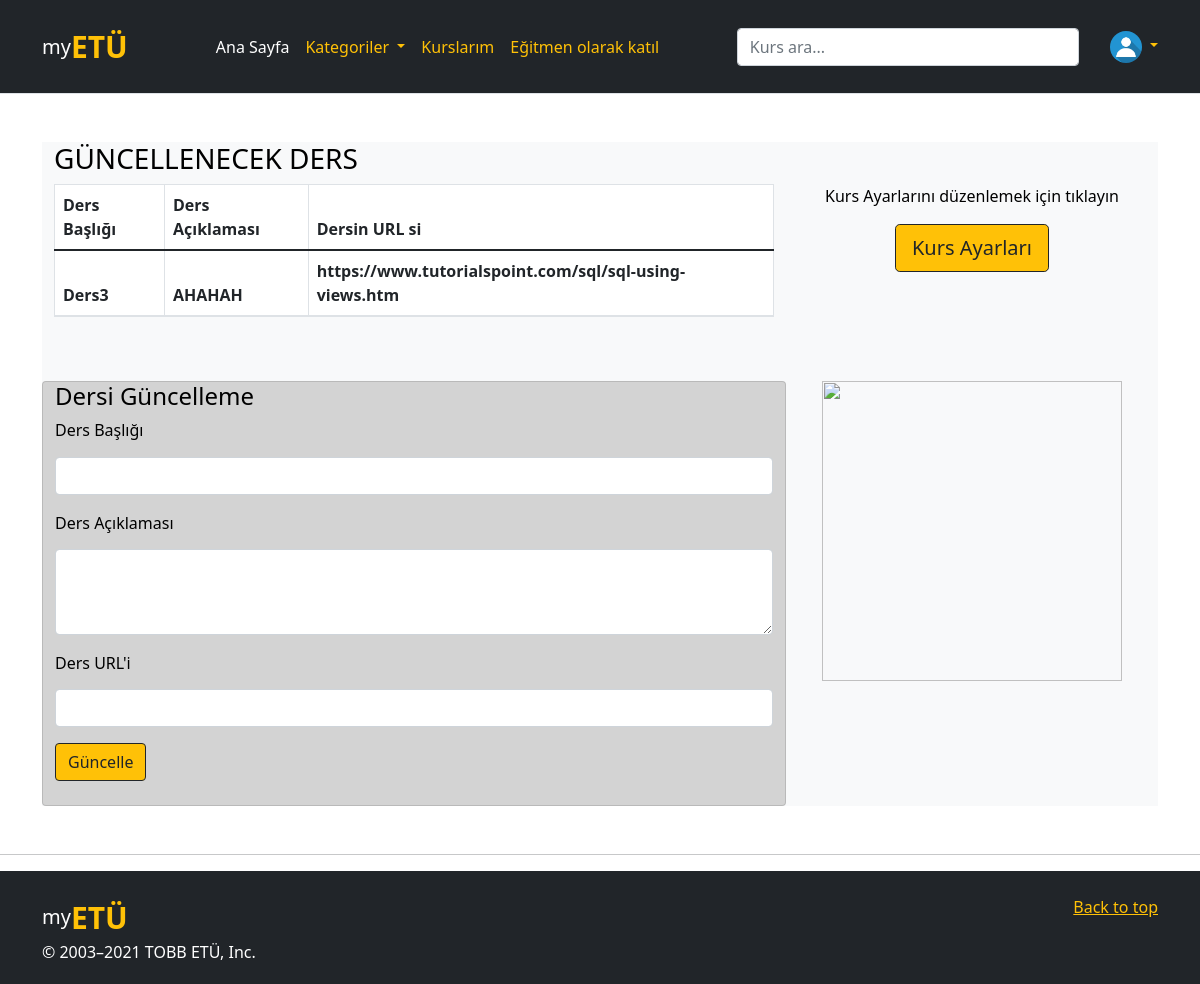
Page /ders_update/3 (signed in) on the committed database.
### website/models.py (models this page shows, shortened)
class User(db.Model, UserMixin):
    id = db.Column(db.Integer, primary_key=True, nullable=False)
    email = db.Column(db.String(150), unique=True, nullable=False)
    password = db.Column(db.String(150), nullable=False)
    first_name = db.Column(db.String(50), nullable=False)
    last_name = db.Column(db.String(50), nullable=False)
    date = db.Column(db.DateTime(timezone=True), default=func.now())
    role = db.Column(db.Integer, default = 0)
    unvan = db.Column(db.String(40))
    adres = db.Column(db.String(50))
    telefon = db.Column(db.String(12))
    github = db.Column(db.String(40))
    twitter = db.Column(db.String(40))
    instagram = db.Column(db.String(40))
    linkedin = db.Column(db.String(40))
    subscriptions = db.relationship('Kurs', secondary = 'subs', backref = db.backref('subscribers', lazy = 'dynamic'))
    kurs_yorumlar = db.relationship('KursYorum')
    ders_yorumlar = db.relationship('DersYorum')
    image_file = db.Column(db.String(20), nullable=False, default='default.jpg')

class Ders(db.Model):
    id = db.Column(db.Integer, primary_key = True)
    video_url = db.Column(db.String(1000))
    baslik = db.Column(db.String(100), nullable = False)
    aciklama = db.Column(db.String(100))
    date = db.Column(db.DateTime(timezone=True), default=func.now())
    kurs_id = db.Column(db.Integer, db.ForeignKey('kurs.id'))

### website/views.py (the view, shortened to what this page needs)
@views.route('/ders_update/<int:id>', methods=['GET', 'POST'])
@login_required
def dersi_update(id):
    ders = Ders.query.filter_by(id=id).first()
    kurs = Kurs.query.filter_by(id=ders.kurs_id).first()
    return render_template("ders_update.html", user=current_user, ders=ders, kurs=kurs)

### website/__init__.py (called while the page is built)
@login_manager.user_loader
def load_user(id):
    return User.query.get(int(id))

### website/templates/ders_update.html (shortened to what this page needs)
{% extends "temel.html" %} {% block title %}Hesap{% endblock %} {% block content
    %}
    <div class="container mt-5 btn-light">
        <div class="row">
            <div class="col-sm-8">
                <h3>GÜNCELLENECEK DERS</h3>
            </div>
            <div class="col-sm-4"> </div>
        </div>
        <div class="row">
            <div class="col-sm-8">
                <table id="productTable" class="table table-bordered table-condensed table-striped text-dark bg-white">
                    <thead>
                        <tr>
                            <th>Ders Başlığı</th>
                            <th>Ders Açıklaması</th>
                            <th>Dersin URL si</th>
                        </tr>
                    </thead>
                    <thead>
                        <tr>
                            <th>{{ders.baslik}}</th>
                            <th>{{ders.aciklama}}</th>
                            <th>{{ders.video_url}}</th>
                        </tr>
                    </thead>
                </table>
            </div>
            <div class="col-sm-4 text-center">
                <P class="text-center">Kurs Ayarlarını düzenlemek için tıklayın</P>
                <form action="/kurs_ayarlari/{{kurs.id}}">
                    <input type="submit" value="Kurs Ayarları" id="kaydol"
                        class="btn btn-lg btn-outline-dark btn-warning" />
                </form>
            </div>
        </div>
        <div class="row mt-5">
            <div class="col-sm-8 card" style="background-color: lightgray">
                <h4>Dersi Güncelleme</h4>
                <form method="POST">
                <div class="panel" >
                    <div class="panel-body">
                        <div class="form-group">
                            <label for="productname">
                                <h6>Ders Başlığı</h6>
                            </label>
                            <input type="text" class="form-control"
                                name="baslik" id="productname" />
                        </div>
                         <div class="form-group">
                            <label for="introdate">
                                <h6>Ders Açıklaması</h6>
                            </label>
                            <textarea type="text" class="form-control" id="introdate"
                            name="aciklama" rows="3"></textarea>
                        </div>
                        <div class="form-group">
                            <label for="url">
                                <h6>Ders URL'i</h6>
                            </label>
                            <input type="url" name="url" class="form-control"  id="url" />
                        </div>
                    </div>
                    <div class="panel-footer">
                        <div class="row">
                            <div class="col-xs-12">
                                <button type="submit" id="ekle" class="btn btn-warning btn-outline-dark">
                                    Güncelle
                                </button>
                            </div>
                        </div>
                    </div>
                    <br>
                </form>
                </div>
            </div>
            <div class="col-sm-4 text-center">
                <img  width="300" height="300" src="https://www.nicepng.com/png/detail/248-2488670_learning-vector-education-png-transparent-library-different-industries.png" alt="">
            </div>
        </div>
    </div>
    {% endblock %}

### website/templates/temel.html (shortened to what this page needs)
<!DOCTYPE html>
<html>
<head>
    <link rel="stylesheet" href="https://stackpath.bootstrapcdn.com/bootstrap/4.4.1/css/bootstrap.min.css"
 />
    <link rel="stylesheet" href="https://stackpath.bootstrapcdn.com/font-awesome/4.7.0/css/font-awesome.min.css"
 />
    <link href="https://cdn.jsdelivr.net/npm/bootstrap@5.0.2/dist/css/bootstrap.min.css" rel="stylesheet"
>
</head>
<body>
    <header class="p-4 mb-3 border-bottom bg-dark text-white">
        <div class="container">
            <div class="d-flex flex-wrap align-items-center justify-content-center justify-content-lg-start">
                <a href="/" style="font-size: 20px;"
                    class="d-flex align-items-center mb-2 mb-lg-0 text-white text-decoration-none">my<span
                        style="font-weight: bold; font-size: 30px;" class="text-warning">ETÜ</span></a>
                <ul class=" text-warning nav col-12 col-lg-auto me-lg-auto mb-2 justify-content-center mb-md-0">
                    <li><a href="/" class="nav-link px-2 text-white">Ana Sayfa</a></li>
                    <li class="dropdown"><a class="dropdown-toggle nav-link px-2 text-warning" data-toggle="dropdown" href="#">Kategoriler </a>
                    </li>
                    <li><a href="/kurslarım" class="nav-link px-2 text-warning">Kurslarım</a></li>
                    {% if current_user.role == 0 %}
                    <li><a href="/egitmen_ol" class="nav-link px-2 text-warning">Eğitmen olarak katıl</a></li>
                    {% else %}
                    <li><a href="/egitmenkurslari" class="nav-link px-2 text-warning">Yayınlanan Kurslar</a></li>
                    {% endif %}
                </ul>
                <form class="col-12 col-lg-4 mb-3 mb-lg-0 me-lg-3" method="POST">
                    <input type="search" class="form-control form-control-dark" placeholder="Kurs ara..."
                        aria-label="Search" name=arama id=arama>
                </form>
                <div class="dropdown text-right">
                    <a href="#" class="d-block link-warning text-decoration-none dropdown-toggle " id="dropdownUser1"
                        data-bs-toggle="dropdown" aria-expanded="false">
                        <img src="../static/profile_pics/{{current_user.image_file}}" alt="mdo" width="32" height="32"
                            class="rounded-circle">
                    </a>
                </div>
            </div>
        </div>
    </header>
    <div class="container">{% block content %} {% endblock %}</div>
    <hr class="featurette-divider bg-dark mt-5">
    <div class="bg-dark pt-4 pb-1  ">
        <footer class="container bg-dark ">
            <p class="float-end"><a class="text-warning" href="#">Back to top</a></p>
            <a href="/" style="font-size: 20px;"
                class="d-flex align-items-center mb-2 mb-lg-0 text-white text-decoration-none">my<span
                    style="font-weight: bold; font-size: 30px;" class="text-warning">ETÜ</span></a>
            <p class="text-white">&copy; 2003–2021 TOBB ETÜ, Inc.</p>
        </footer>
    </div>
</body>

### rows in the picture
User: image_file (placeholder picture)
Ders: baslik "Ders3", aciklama "AHAHAH", video_url "https://www.tutorialspoint.com/sql/sql-using-views.htm"
